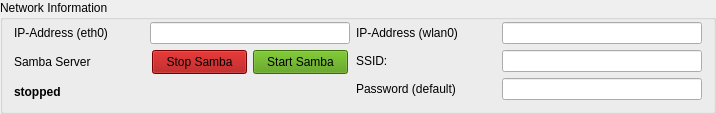
       <widget class="QGroupBox" name="groupBoxNetworking">
        <property name="sizePolicy">
         <sizepolicy hsizetype="Preferred" vsizetype="Fixed">
          <horstretch>0</horstretch>
          <verstretch>0</verstretch>
         </sizepolicy>
        </property>
        <property name="minimumSize">
         <size>
          <width>0</width>
          <height>114</height>
         </size>
        </property>
        <property name="maximumSize">
         <size>
          <width>16777215</width>
          <height>114</height>
         </size>
        </property>
        <property name="title">
         <string>Network Information</string>
        </property>
        <layout class="QGridLayout" name="gridLayout">
         <property name="topMargin">
          <number>0</number>
         </property>
         <property name="bottomMargin">
          <number>0</number>
         </property>
         <item row="3" column="1">
          <layout class="QFormLayout" name="formLayout_9">
           <property name="topMargin">
            <number>2</number>
           </property>
           <property name="bottomMargin">
            <number>2</number>
           </property>
           <item row="0" column="0">
            <widget class="QLabel" name="label_ipwlan0">
             <property name="sizePolicy">
              <sizepolicy hsizetype="Preferred" vsizetype="Preferred">
               <horstretch>0</horstretch>
               <verstretch>0</verstretch>
              </sizepolicy>
             </property>
             <property name="minimumSize">
              <size>
               <width>140</width>
               <height>0</height>
              </size>
             </property>
             <property name="maximumSize">
              <size>
               <width>140</width>
               <height>16777215</height>
              </size>
             </property>
             <property name="text">
              <string>IP-Address (wlan0)</string>
             </property>
            </widget>
           </item>
           <item row="0" column="1">
            <widget class="QLineEdit" name="lineEdit_wlan0">
             <property name="minimumSize">
              <size>
               <width>200</width>
               <height>0</height>
              </size>
             </property>
             <property name="maximumSize">
              <size>
               <width>200</width>
               <height>16777215</height>
              </size>
             </property>
            </widget>
           </item>
           <item row="1" column="0">
            <widget class="QLabel" name="labelWifiClientSSID">
             <property name="minimumSize">
              <size>
               <width>140</width>
               <height>0</height>
              </size>
             </property>
             <property name="maximumSize">
              <size>
               <width>140</width>
               <height>16777215</height>
              </size>
             </property>
             <property name="text">
              <string>SSID:</string>
             </property>
            </widget>
           </item>
           <item row="1" column="1">
            <widget class="QLineEdit" name="lineEditWifiSSID">
             <property name="sizePolicy">
              <sizepolicy hsizetype="Fixed" vsizetype="Fixed">
               <horstretch>0</horstretch>
               <verstretch>0</verstretch>
              </sizepolicy>
             </property>
             <property name="minimumSize">
              <size>
               <width>200</width>
               <height>0</height>
              </size>
             </property>
             <property name="maximumSize">
              <size>
               <width>200</width>
               <height>16777215</height>
              </size>
             </property>
             <property name="sizeIncrement">
              <size>
               <width>0</width>
               <height>0</height>
              </size>
             </property>
            </widget>
           </item>
           <item row="2" column="0">
            <widget class="QLabel" name="label_password">
             <property name="text">
              <string>Password (default)</string>
             </property>
            </widget>
           </item>
           <item row="2" column="1">
            <widget class="QLineEdit" name="lineEditPassword">
             <property name="minimumSize">
              <size>
               <width>200</width>
               <height>0</height>
              </size>
             </property>
             <property name="maximumSize">
              <size>
               <width>200</width>
               <height>16777215</height>
              </size>
             </property>
            </widget>
           </item>
          </layout>
         </item>
         <item row="3" column="0">
          <layout class="QFormLayout" name="formLayout_10">
           <property name="topMargin">
            <number>2</number>
           </property>
           <property name="bottomMargin">
            <number>2</number>
           </property>
           <item row="0" column="0">
            <widget class="QLabel" name="label_ipeth0">
             <property name="minimumSize">
              <size>
               <width>130</width>
               <height>0</height>
              </size>
             </property>
             <property name="maximumSize">
              <size>
               <width>130</width>
               <height>16777215</height>
              </size>
             </property>
             <property name="text">
              <string>IP-Address (eth0)</string>
             </property>
            </widget>
           </item>
           <item row="0" column="1">
            <widget class="QLineEdit" name="lineEdit_eth0">
             <property name="minimumSize">
              <size>
               <width>200</width>
               <height>0</height>
              </size>
             </property>
            </widget>
           </item>
           <item row="1" column="0">
            <widget class="QLabel" name="labelSamba">
             <property name="text">
              <string>Samba Server</string>
             </property>
            </widget>
           </item>
           <item row="1" column="1">
            <widget class="QWidget" name="horizontalWidget" native="true">
             <property name="sizePolicy">
              <sizepolicy hsizetype="Expanding" vsizetype="Fixed">
               <horstretch>0</horstretch>
               <verstretch>0</verstretch>
              </sizepolicy>
             </property>
             <property name="minimumSize">
              <size>
               <width>0</width>
               <height>24</height>
              </size>
             </property>
             <property name="maximumSize">
              <size>
               <width>16777215</width>
               <height>24</height>
              </size>
             </property>
             <layout class="QHBoxLayout" name="horizontalLayout_23">
              <property name="leftMargin">
               <number>2</number>
              </property>
              <property name="topMargin">
               <number>0</number>
              </property>
              <property name="rightMargin">
               <number>2</number>
              </property>
              <property name="bottomMargin">
               <number>0</number>
              </property>
              <item>
               <widget class="QPushButton" name="pushButtonSambaStop">
                <property name="sizePolicy">
                 <sizepolicy hsizetype="Expanding" vsizetype="Fixed">
                  <horstretch>0</horstretch>
                  <verstretch>0</verstretch>
                 </sizepolicy>
                </property>
                <property name="minimumSize">
                 <size>
                  <width>0</width>
                  <height>24</height>
                 </size>
                </property>
                <property name="maximumSize">
                 <size>
                  <width>16777215</width>
                  <height>24</height>
                 </size>
                </property>
                <property name="styleSheet">
                 <string notr="true">background-color: rgb(164, 0, 0);
outline: none;</string>
                </property>
                <property name="text">
                 <string>Stop Samba</string>
                </property>
               </widget>
              </item>
              <item>
               <widget class="QPushButton" name="pushButtonSambaStart">
                <property name="sizePolicy">
                 <sizepolicy hsizetype="Expanding" vsizetype="Fixed">
                  <horstretch>0</horstretch>
                  <verstretch>0</verstretch>
                 </sizepolicy>
                </property>
                <property name="minimumSize">
                 <size>
                  <width>0</width>
                  <height>24</height>
                 </size>
                </property>
                <property name="maximumSize">
                 <size>
                  <width>16777215</width>
                  <height>24</height>
                 </size>
                </property>
                <property name="styleSheet">
                 <string notr="true">background-color: rgb(78, 154, 6);
outline: none;</string>
                </property>
                <property name="text">
                 <string>Start Samba</string>
                </property>
               </widget>
              </item>
             </layout>
            </widget>
           </item>
           <item row="2" column="0">
            <widget class="QLabel" name="labelSambaStatus">
             <property name="sizePolicy">
              <sizepolicy hsizetype="Preferred" vsizetype="Fixed">
               <horstretch>0</horstretch>
               <verstretch>0</verstretch>
              </sizepolicy>
             </property>
             <property name="minimumSize">
              <size>
               <width>0</width>
               <height>24</height>
              </size>
             </property>
             <property name="maximumSize">
              <size>
               <width>16777215</width>
               <height>24</height>
              </size>
             </property>
             <property name="font">
              <font>
               <bold>true</bold>
              </font>
             </property>
             <property name="text">
              <string>stopped</string>
             </property>
            </widget>
           </item>
          </layout>
         </item>
        </layout>
       </widget>
